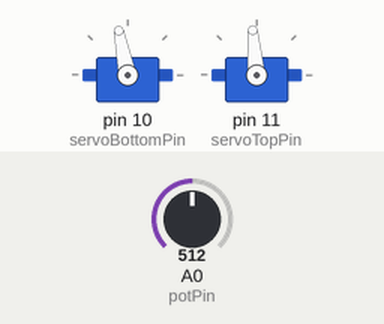
A sketch run on a simulated Arduino Uno, built with avr-gcc and run on an emulated ATmega328P. Shown: 2 × servo. The inputs (shaded band) are chosen by the test bench; at power-on: A0 (potPin) = 512. What the sketch prints to the serial monitor is not drawn.

Above: at 1.2 s.
1.3 s: A0 (potPin) set to 416
4.3 s: A0 (potPin) set to 395
At 4.3 s:
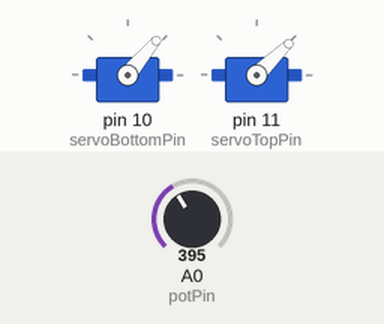
5.8 s: A0 (potPin) set to 511
At 6.25 s:
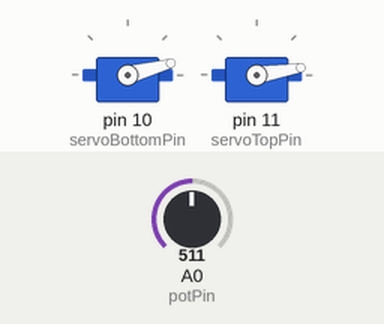
14.8 s: A0 (potPin) set to 306
At 14.8 s:
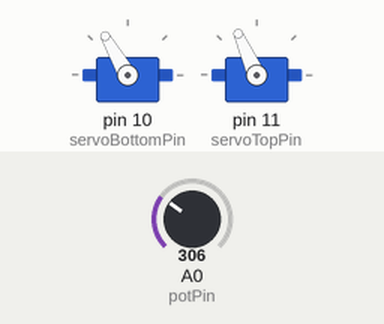
Timing chart, 0 to 17.3 s (numbered marks = the images above; inputs shaded):
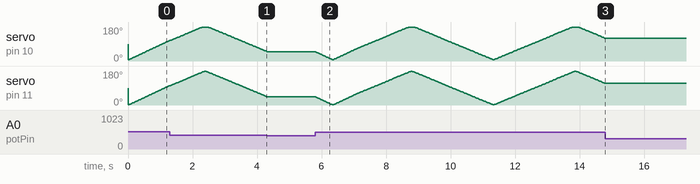

The sketch:

malariablanket.ino
```cpp
#include <Time.h>
#include <TimeLib.h>

#include <Servo.h>;
int servoTopPin = 11;
int servoBottomPin = 10;
int potPin = A0;
int brightnessRaw;
int brightnessScaled;
int buzzerPin = 8;
unsigned long timerStart;
unsigned long timerEnd;
unsigned long lastUpdate;
int updateInterval = 10;
int pos;
int increment = 1;
bool doSweep;

Servo servoTop;
Servo servoBottom;

void setup() {
  // put your setup code here, to run once:
  Serial.begin(9600);
  servoBottom.attach(servoBottomPin, 1000, 2000);
  servoTop.attach(servoTopPin, 1000, 2000);

  pinMode(buzzerPin, OUTPUT);
}

void loop() {
  //int pos = 1;
  //tone(buzzerPin, 1200);
  /*delay(1000);
  noTone(buzzerPin);
  delay(1000);*/
  brightnessRaw = analogRead(potPin);
  //Serial.println(brightnessRaw);
  brightnessScaled = map(brightnessRaw, 400, 900, 0, 100);

   if(brightnessScaled > 0){
   /*  doSweep = true;
     timerStart = millis();
    } else {
      timerStart = 0; */

   if(((millis() - lastUpdate) > updateInterval) /* && doSweep*/)  // time to update
    {

      timerStart++;
      lastUpdate = millis();
      pos += increment;
      if(brightnessScaled < 0){
      doSweep = false;
      }
      servoTop.write(pos);
      servoBottom.write(pos + 6);
      //Serial.println(pos);
      if ((pos >= 180) || (pos <= 0)) // end of sweep
      {
        // reverse direction
        increment = -increment;
      }

    }
   } else {
    timerStart = 0;
    }
  int timeSinceTest = millis() - timerStart;
  Serial.println(timerStart);
  if((timerStart  >= 1000)){
        tone(buzzerPin, 1200);
        } else {
          noTone(buzzerPin);
        }
  //Serial.println(brightnessScaled);
  //servoTop.write(150);

}
```

Measured:
- the behaviour switches between 405 and 404 on A0 (potPin) (found by bisection; images 0 and 1)
- after the input at 4.3 s, servo on pin 10 (servoBottomPin): stops changing and stays 50°; servo on pin 11 (servoTopPin): stops changing and stays 44°
- after the input at 14.8 s, servo on pin 10 (servoBottomPin): stops changing and stays 120°; servo on pin 11 (servoTopPin): stops changing and stays 114°
- by itself, servo on pin 10 (servoBottomPin): rises from 109° to 180° in 0.98 s, then falls to 50° in 2.0 s
- by itself, servo on pin 11 (servoTopPin): rises from 103° to 179° in 1.0 s, then falls to 44° in 1.9 s
